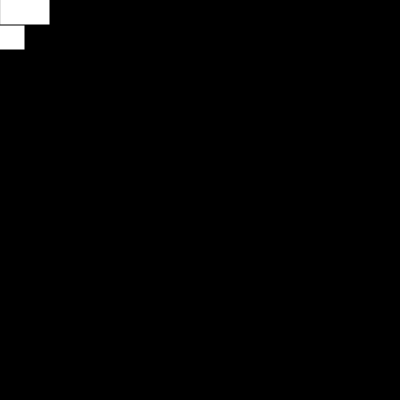
Frame 1 (no input)
Frame 60 (no input): identical to frame 1, image omitted
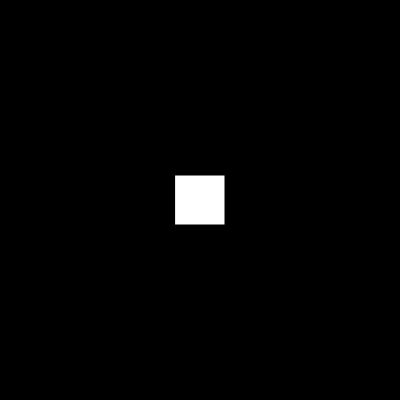
Frame 120 (the mouse pressed at the canvas centre since frame 60)

The p5.js sketch that drew these frames (run headless with seeded random() and noise() and a simulated clock; from frame 60 on, the mouse is pressed at the canvas centre):

// p5.js sketch
// ── sketch.js
function setup()
{
    createCanvas(400,400)
}
function draw()
{
    background(0);
    rectMode(CENTER);
    if (mouseY >= 375)
    {
        rect(mouseX,375,50,50);
    }
    if (mouseY <= 25)
    {
        rect(mouseX,25,50,50);
    }
    if (mouseX >= 375)
    {
        rect(375,mouseY,50,50);
    }
    if (mouseX <= 25)
    {
        rect(25,mouseY,50,50);
    }
    if(mouseX <= 375 && mouseX >= 25 && mouseY <= 375 && mouseY >= 25)
    {
        rect(mouseX,mouseY,50,50);
    }

        
    
    
}
